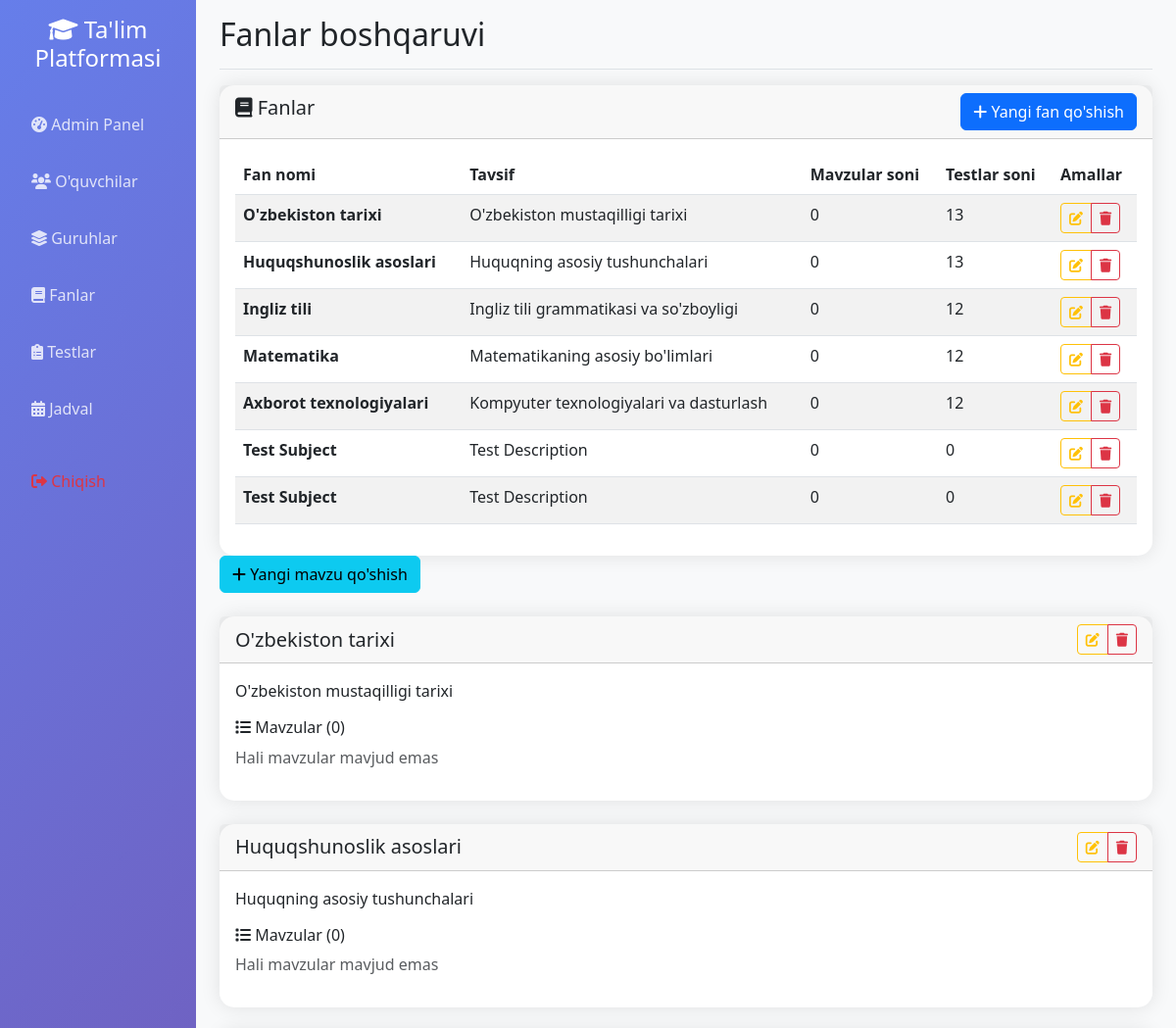
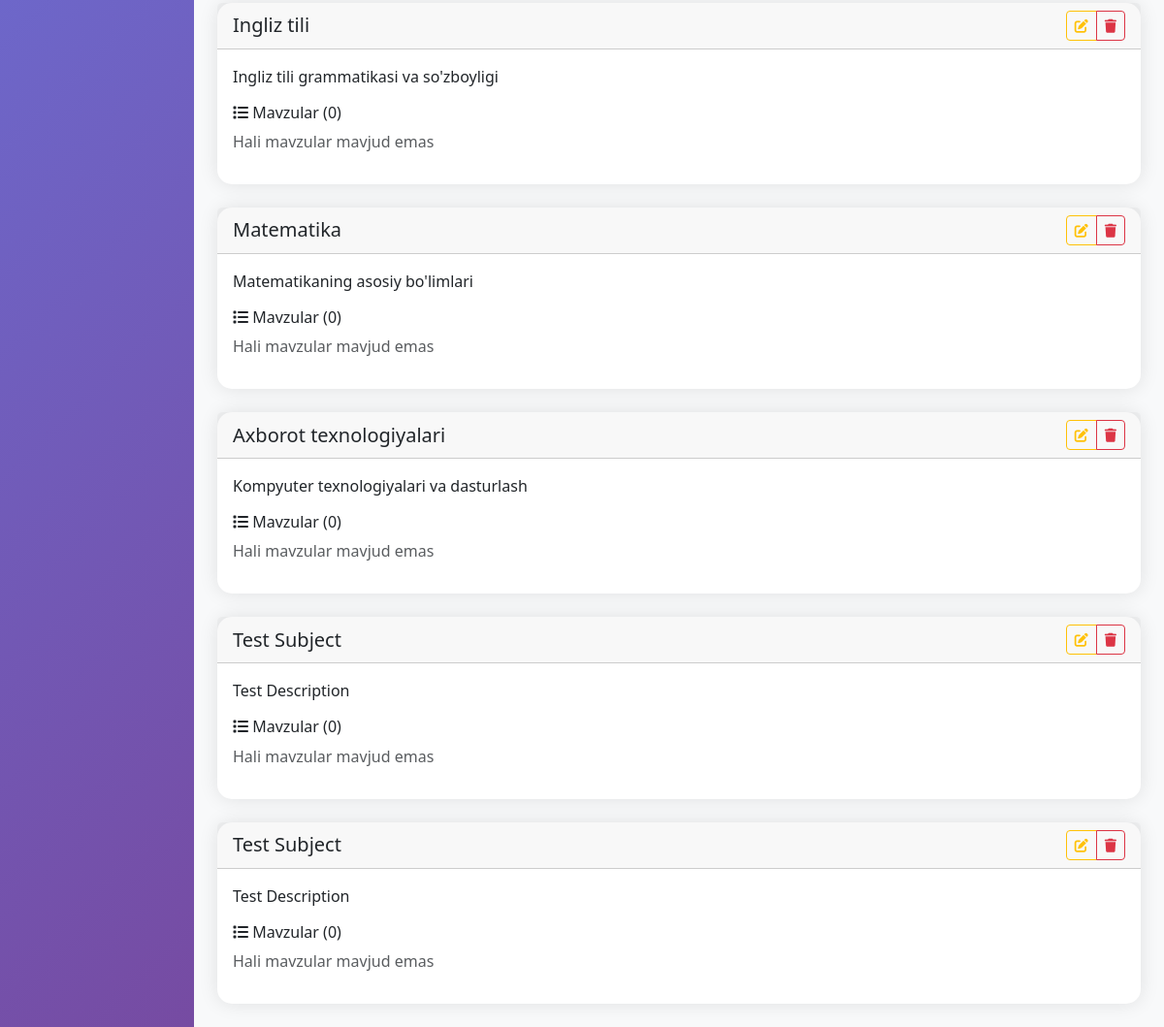
Screenshot of /admin/subjects (signed in) with the database file from the repository (2 pictures, top to bottom).
### app.py (models this page shows)
class Subject(db.Model):
    __tablename__ = 'subject'
    id = db.Column(db.Integer, primary_key=True)
    name = db.Column(db.String(100), unique=True, nullable=False, index=True)
    description = db.Column(db.Text)
    topics = db.relationship('Topic', backref='subject', lazy=True, cascade='all, delete-orphan')
    tests = db.relationship('Test', backref='subject', lazy=True, cascade='all, delete-orphan')
    schedules = db.relationship('Schedule', backref='subject', lazy=True, cascade='all, delete-orphan')

### app.py (the view)
@app.route('/admin/subjects')
def admin_subjects():
    if not session.get('logged_in', False):
        return redirect(url_for('login'))
    user = User.query.get(session['user_id'])
    if not (user.is_admin or user.is_group_leader):
        flash("Bu sahifaga faqat admin va guruh rahbarlari kirishi mumkin!", 'error')
        return redirect(url_for('student_dashboard'))
    subjects = Subject.query.all()
    return render_template('admin_subjects.html', subjects=subjects)

### app.py (called while the page is built, shortened)
@app.context_processor
def inject_user():
    class CurrentUser:
        def __init__(self):
            self.is_authenticated = session.get('logged_in', False)
            self.is_admin = session.get('is_admin', False)
            self.is_group_leader = session.get('is_group_leader', False)
            self.username = session.get('username', '')
            self.id = session.get('user_id', None)
    return dict(current_user=CurrentUser(), datetime=datetime)

### templates/admin_subjects.html (shortened to what this page needs)
{% extends "base.html" %}
{% block page_title %}Fanlar boshqaruvi{% endblock %}
{% block content %}
<div class="row">
    <div class="col-12">
        <div class="card">
            <div class="card-header d-flex justify-content-between align-items-center">
                <h5><i class="fas fa-book"></i> Fanlar</h5>
                <button class="btn btn-primary" data-bs-toggle="modal" data-bs-target="#addSubjectModal">
                    <i class="fas fa-plus"></i> Yangi fan qo'shish
                </button>
            </div>
            <div class="card-body">
                {% if subjects %}
                <div class="table-responsive">
                    <table class="table table-striped">
                        <thead>
                            <tr>
                                <th>Fan nomi</th>
                                <th>Tavsif</th>
                                <th>Mavzular soni</th>
                                <th>Testlar soni</th>
                                <th>Amallar</th>
                            </tr>
                        </thead>
                        <tbody>
                            {% for subject in subjects %}
                            <tr>
                                <td><strong>{{ subject.name }}</strong></td>
                                <td>{{ subject.description[:100] }}{% if subject.description|length > 100 %}...{% endif %}</td>
                                <td>{{ subject.topics|length }}</td>
                                <td>{{ subject.tests|length }}</td>
                                <td>
                                    <div class="btn-group btn-group-sm">
                                        <a href="{{ url_for('admin_edit_subject', subject_id=subject.id) }}" class="btn btn-outline-warning">
                                            <i class="fas fa-edit"></i>
                                        </a>
                                        <a href="{{ url_for('admin_delete_subject', subject_id=subject.id) }}" class="btn btn-outline-danger" onclick="return confirm('Rostdan ham ushbu fanni o\'chirmoqchimisiz?')">
                                            <i class="fas fa-trash"></i>
                                        </a>
                                    </div>
                                </td>
                            </tr>
                            {% endfor %}
                        </tbody>
                    </table>
                </div>
                {% else %}
                <div class="text-center py-5">
                    <i class="fas fa-book fa-4x text-muted mb-3"></i>
                    <h4 class="text-muted">Fanlar mavjud emas</h4>
                    <p class="text-muted">Yangi fan qo'shing</p>
                </div>
                {% endif %}
            </div>
        </div>
    </div>
</div>
                <div class="row mb-4">
                    <div class="col-12">
                        <button class="btn btn-info" type="button" data-bs-toggle="collapse" data-bs-target="#addTopicForm">
                            <i class="fas fa-plus"></i> Yangi mavzu qo'shish
                        </button>
                    </div>
                </div>
                {% if subjects %}
                {% for subject in subjects %}
                <div class="card mb-4">
                    <div class="card-header">
                        <div class="d-flex justify-content-between align-items-center">
                            <h5 class="mb-0">{{ subject.name }}</h5>
                            <div class="btn-group btn-group-sm">
                                <a href="#" class="btn btn-outline-warning">
                                    <i class="fas fa-edit"></i>
                                </a>
                                <a href="#" class="btn btn-outline-danger">
                                    <i class="fas fa-trash"></i>
                                </a>
                            </div>
                        </div>
                    </div>
                    <div class="card-body">
                        <p class="card-text">{{ subject.description or 'Tavsif mavjud emas' }}</p>
                        <h6><i class="fas fa-list"></i> Mavzular ({{ subject.topics|length }})</h6>
                        {% if subject.topics %}
                            <div class="table-responsive">
                                <table class="table table-sm">
                                    <thead>
                                        <tr>
                                            <th>Mavzu nomi</th>
                                            <th>Video</th>
                                            <th>Amallar</th>
                                        </tr>
                                    </thead>
                                    <tbody>
                                        {% for topic in subject.topics %}
                                        <tr>
                                            <td>{{ topic.title }}</td>
                                            <td>
                                                {% if topic.video_url %}
                                                    <span class="badge bg-success">Bor</span>
                                                {% else %}
                                                    <span class="badge bg-secondary">Yo'q</span>
                                                {% endif %}
                                            </td>
                                            <td>
                                                <div class="btn-group btn-group-sm">
                                                    <a href="#" class="btn btn-outline-info btn-sm">
                                                        <i class="fas fa-eye"></i>
                                                    </a>
                                                    <a href="#" class="btn btn-outline-warning btn-sm">
                                                        <i class="fas fa-edit"></i>
                                                    </a>
                                                    <a href="#" class="btn btn-outline-danger btn-sm">
                                                        <i class="fas fa-trash"></i>
                                                    </a>
                                                </div>
                                            </td>
                                        </tr>
                                        {% endfor %}
                                    </tbody>
                                </table>
                            </div>
                        {% else %}
                            <p class="text-muted">Hali mavzular mavjud emas</p>
                        {% endif %}
                    </div>
                </div>
                {% endfor %}
                {% else %}
                <div class="text-center py-5">
                    <i class="fas fa-book fa-4x text-muted mb-3"></i>
                    <h4 class="text-muted">Fanlar mavjud emas</h4>
                    <p class="text-muted">Yangi fan qo'shing</p>
                </div>
                {% endif %}
            </div>
        </div>
{% endblock %}

### static/css/enhanced_ui.css (style rules this page uses)
.btn-enhanced { position: relative; overflow: hidden; transition: all 0.3s ease; }
.card-enhanced { border: none; box-shadow: 0 10px 30px rgba(0, 0, 0, 0.1); transition: all 0.3s ease; }

### templates/base.html (style rules this page uses)
.card { border: none; border-radius: 15px; box-shadow: 0 0 20px rgba(0,0,0,0.1); transition: transform 0.3s; }

### rows the page displays
Subject: name "O'zbekiston tarixi", description "O'zbekiston mustaqilligi tarixi", topics|length "0", tests|length "13"
Subject: name "Huquqshunoslik asoslari", description "Huquqning asosiy tushunchalari", topics|length "0", tests|length "13"
Subject: name "Ingliz tili", description "Ingliz tili grammatikasi va so'zboyligi", topics|length "0", tests|length "12"
Subject: name "Matematika", description "Matematikaning asosiy bo'limlari", topics|length "0", tests|length "12"
Subject: name "Axborot texnologiyalari", description "Kompyuter texnologiyalari va dasturlash", topics|length "0", tests|length "12"
Subject: name "Test Subject", description "Test Description", topics|length "0", tests|length "0"
Subject: name "Test Subject", description "Test Description", topics|length "0", tests|length "0"
